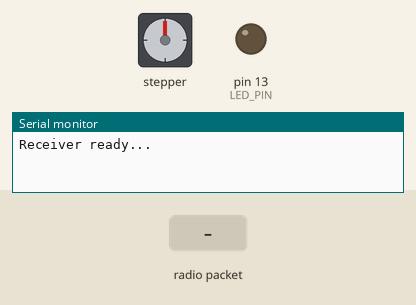
The sketch below on a simulated Arduino Uno, built with avr-gcc and run on an emulated ATmega328P. Shown: stepper motor, output pins drawn as LEDs (lit = HIGH), the last lines printed to the serial monitor. Inputs (shaded band) come from the test bench. No radio packets arrive unless stated; stepper angles assume 2048 steps per turn.

Above: at 1.2 s.
1.3 s: radio packet "90" arrives
At 2.05 s:
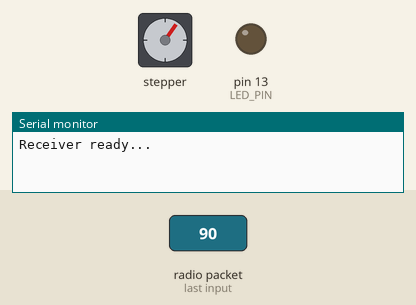
At 3.7 s:
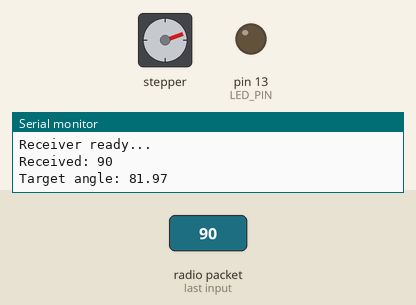
4.0 s: radio packet "5" arrives
At 5.7 s:
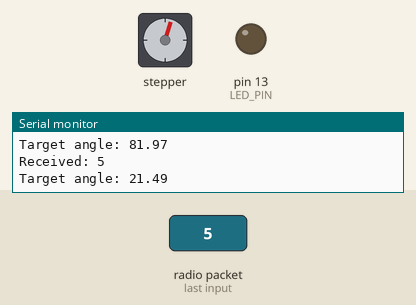
Timing chart, 0 to 7.2 s (numbered marks = the images above; inputs shaded):
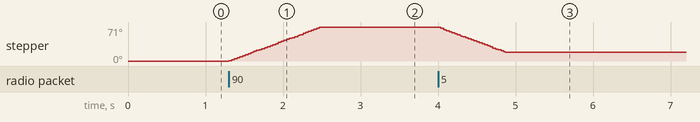

The sketch:

NRF_example.ino
```cpp
#include <SPI.h>
#include <nRF24L01.h>
#include <RF24.h>
#include <Stepper.h>

#define CE_PIN 9
#define CSN_PIN 10
//#define width 106.68 // cm
#define width 25.4
float currAngle = 0;

RF24 radio(CE_PIN, CSN_PIN);

const byte address[6] = "00001";

#define LED_PIN 13  // Built-in LED

const int stepsPerRevolution = 2048;
Stepper myStepper(stepsPerRevolution, 8, 6, 7, 5);

void setup() {

  myStepper.setSpeed(10);
  pinMode(LED_PIN, OUTPUT);
  radio.begin();
  radio.openReadingPipe(0, address);
  radio.setPALevel(RF24_PA_LOW);
  radio.startListening();

  Serial.begin(9600);  // Optional: for debugging
  Serial.println("Receiver ready...");
}

void commandStepper(int degrees){
  int steps = (stepsPerRevolution / 360) * degrees; // Convert degrees to steps
  myStepper.step(steps);
}

float calculateAngle(float distance){
  float angle = atan(distance/(width/2)); // Calculate angle in radian
  angle = angle * (180.0 / 3.14159); // Convert to degrees
  return angle;
}

void loop() {
  if (radio.available()) {
    char text[32] = {0};
    radio.read(&text, sizeof(text));  // Read incoming message

    float distance = atof(text);      // Convert received string to float
    float degrees = calculateAngle(distance);

    float angleDiff = degrees - currAngle;

    if (abs(angleDiff) > 1) {  // Add a small threshold to avoid jitter
      commandStepper(angleDiff);
      currAngle = degrees;       // Update the *absolute* current angle
    }

    Serial.print("Received: ");
    Serial.println(text);
    Serial.print("Target angle: ");
    Serial.println(degrees);
  }
}
```

Measured:
- after the input at 1.3 s, stepper: turns 71° clockwise in 1.2 s, starting at once
- after the input at 4.0 s, stepper: turns 53° counter-clockwise in 0.87 s, starting at once
